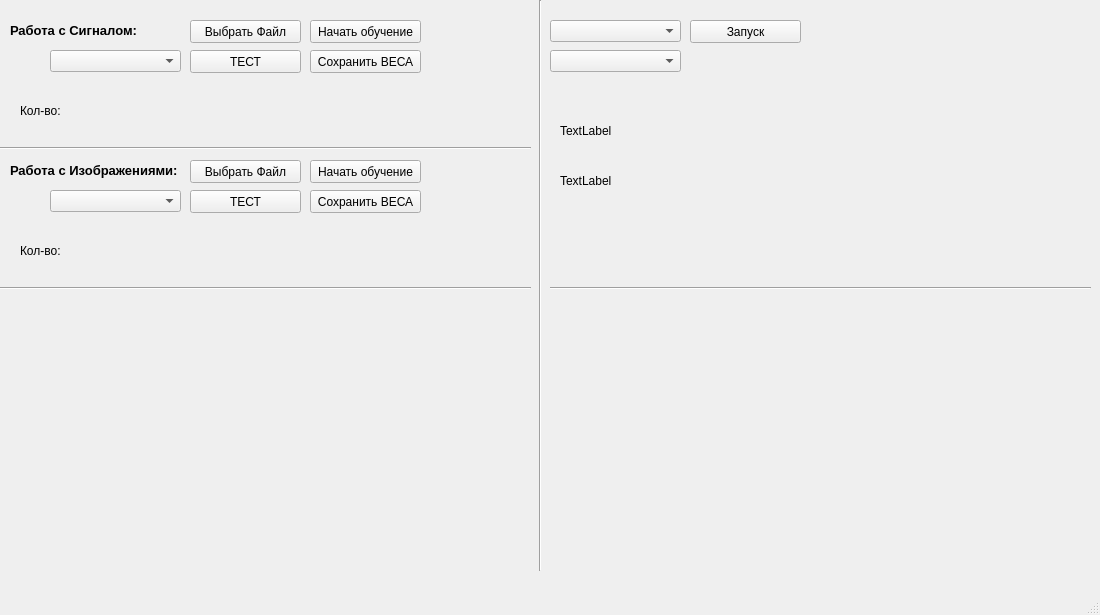
<?xml version="1.0" encoding="UTF-8"?>
<ui version="4.0">
 <class>MainWindow</class>
 <widget class="QMainWindow" name="MainWindow">
  <property name="geometry">
   <rect>
    <x>0</x>
    <y>0</y>
    <width>1100</width>
    <height>615</height>
   </rect>
  </property>
  <property name="windowTitle">
   <string>MainWindow</string>
  </property>
  <widget class="QWidget" name="centralwidget">
   <widget class="QPushButton" name="pushButton">
    <property name="geometry">
     <rect>
      <x>190</x>
      <y>20</y>
      <width>111</width>
      <height>23</height>
     </rect>
    </property>
    <property name="text">
     <string>Выбрать Файл</string>
    </property>
   </widget>
   <widget class="QLabel" name="label">
    <property name="geometry">
     <rect>
      <x>20</x>
      <y>90</y>
      <width>481</width>
      <height>41</height>
     </rect>
    </property>
    <property name="text">
     <string>Кол-во: </string>
    </property>
   </widget>
   <widget class="QLabel" name="label_2">
    <property name="geometry">
     <rect>
      <x>20</x>
      <y>230</y>
      <width>481</width>
      <height>41</height>
     </rect>
    </property>
    <property name="text">
     <string>Кол-во:</string>
    </property>
   </widget>
   <widget class="QLabel" name="label_3">
    <property name="geometry">
     <rect>
      <x>560</x>
      <y>160</y>
      <width>481</width>
      <height>41</height>
     </rect>
    </property>
    <property name="text">
     <string>TextLabel</string>
    </property>
   </widget>
   <widget class="QLabel" name="label_4">
    <property name="geometry">
     <rect>
      <x>560</x>
      <y>110</y>
      <width>481</width>
      <height>41</height>
     </rect>
    </property>
    <property name="text">
     <string>TextLabel</string>
    </property>
   </widget>
   <widget class="QPushButton" name="pushButton_2">
    <property name="geometry">
     <rect>
      <x>310</x>
      <y>20</y>
      <width>111</width>
      <height>23</height>
     </rect>
    </property>
    <property name="text">
     <string>Начать обучение</string>
    </property>
   </widget>
   <widget class="QPushButton" name="pushButton_3">
    <property name="geometry">
     <rect>
      <x>690</x>
      <y>20</y>
      <width>111</width>
      <height>23</height>
     </rect>
    </property>
    <property name="text">
     <string>Запуск</string>
    </property>
   </widget>
   <widget class="QPushButton" name="pushButton_4">
    <property name="geometry">
     <rect>
      <x>310</x>
      <y>50</y>
      <width>111</width>
      <height>23</height>
     </rect>
    </property>
    <property name="text">
     <string>Сохранить ВЕСА</string>
    </property>
   </widget>
   <widget class="Line" name="line">
    <property name="geometry">
     <rect>
      <x>530</x>
      <y>0</y>
      <width>21</width>
      <height>571</height>
     </rect>
    </property>
    <property name="orientation">
     <enum>Qt::Vertical</enum>
    </property>
   </widget>
   <widget class="QComboBox" name="comboBox">
    <property name="geometry">
     <rect>
      <x>550</x>
      <y>20</y>
      <width>131</width>
      <height>22</height>
     </rect>
    </property>
   </widget>
   <widget class="QComboBox" name="comboBox_2">
    <property name="geometry">
     <rect>
      <x>550</x>
      <y>50</y>
      <width>131</width>
      <height>22</height>
     </rect>
    </property>
   </widget>
   <widget class="QPushButton" name="pushButton_5">
    <property name="geometry">
     <rect>
      <x>190</x>
      <y>50</y>
      <width>111</width>
      <height>23</height>
     </rect>
    </property>
    <property name="text">
     <string>ТЕСТ</string>
    </property>
   </widget>
   <widget class="PlotWidget" name="widget_4" native="true">
    <property name="geometry">
     <rect>
      <x>90</x>
      <y>300</y>
      <width>361</width>
      <height>271</height>
     </rect>
    </property>
   </widget>
   <widget class="PlotWidget" name="widget_5" native="true">
    <property name="geometry">
     <rect>
      <x>630</x>
      <y>300</y>
      <width>361</width>
      <height>271</height>
     </rect>
    </property>
   </widget>
   <widget class="QComboBox" name="comboBox_3">
    <property name="geometry">
     <rect>
      <x>50</x>
      <y>50</y>
      <width>131</width>
      <height>22</height>
     </rect>
    </property>
   </widget>
   <widget class="QPushButton" name="pushButton_6">
    <property name="geometry">
     <rect>
      <x>310</x>
      <y>190</y>
      <width>111</width>
      <height>23</height>
     </rect>
    </property>
    <property name="text">
     <string>Сохранить ВЕСА</string>
    </property>
   </widget>
   <widget class="QComboBox" name="comboBox_4">
    <property name="geometry">
     <rect>
      <x>50</x>
      <y>190</y>
      <width>131</width>
      <height>22</height>
     </rect>
    </property>
   </widget>
   <widget class="QPushButton" name="pushButton_7">
    <property name="geometry">
     <rect>
      <x>190</x>
      <y>190</y>
      <width>111</width>
      <height>23</height>
     </rect>
    </property>
    <property name="text">
     <string>ТЕСТ</string>
    </property>
   </widget>
   <widget class="QPushButton" name="pushButton_8">
    <property name="geometry">
     <rect>
      <x>190</x>
      <y>160</y>
      <width>111</width>
      <height>23</height>
     </rect>
    </property>
    <property name="text">
     <string>Выбрать Файл</string>
    </property>
   </widget>
   <widget class="QPushButton" name="pushButton_9">
    <property name="geometry">
     <rect>
      <x>310</x>
      <y>160</y>
      <width>111</width>
      <height>23</height>
     </rect>
    </property>
    <property name="text">
     <string>Начать обучение</string>
    </property>
   </widget>
   <widget class="Line" name="line_2">
    <property name="geometry">
     <rect>
      <x>0</x>
      <y>140</y>
      <width>531</width>
      <height>16</height>
     </rect>
    </property>
    <property name="orientation">
     <enum>Qt::Horizontal</enum>
    </property>
   </widget>
   <widget class="Line" name="line_3">
    <property name="geometry">
     <rect>
      <x>0</x>
      <y>280</y>
      <width>531</width>
      <height>16</height>
     </rect>
    </property>
    <property name="orientation">
     <enum>Qt::Horizontal</enum>
    </property>
   </widget>
   <widget class="QLabel" name="label_5">
    <property name="geometry">
     <rect>
      <x>10</x>
      <y>160</y>
      <width>191</width>
      <height>21</height>
     </rect>
    </property>
    <property name="font">
     <font>
      <pointsize>10</pointsize>
      <weight>75</weight>
      <bold>true</bold>
     </font>
    </property>
    <property name="text">
     <string>Работа с Изображениями:</string>
    </property>
   </widget>
   <widget class="QLabel" name="label_6">
    <property name="geometry">
     <rect>
      <x>10</x>
      <y>20</y>
      <width>191</width>
      <height>21</height>
     </rect>
    </property>
    <property name="font">
     <font>
      <pointsize>10</pointsize>
      <weight>75</weight>
      <bold>true</bold>
     </font>
    </property>
    <property name="text">
     <string>Работа с Сигналом:</string>
    </property>
   </widget>
   <widget class="Line" name="line_4">
    <property name="geometry">
     <rect>
      <x>550</x>
      <y>280</y>
      <width>541</width>
      <height>16</height>
     </rect>
    </property>
    <property name="orientation">
     <enum>Qt::Horizontal</enum>
    </property>
   </widget>
  </widget>
  <widget class="QMenuBar" name="menubar">
   <property name="geometry">
    <rect>
     <x>0</x>
     <y>0</y>
     <width>1100</width>
     <height>21</height>
    </rect>
   </property>
  </widget>
  <widget class="QStatusBar" name="statusbar"/>
 </widget>
 <customwidgets>
  <customwidget>
   <class>PlotWidget</class>
   <extends>QWidget</extends>
   <header>pyqtgraph</header>
   <container>1</container>
  </customwidget>
 </customwidgets>
 <resources/>
 <connections/>
</ui>
